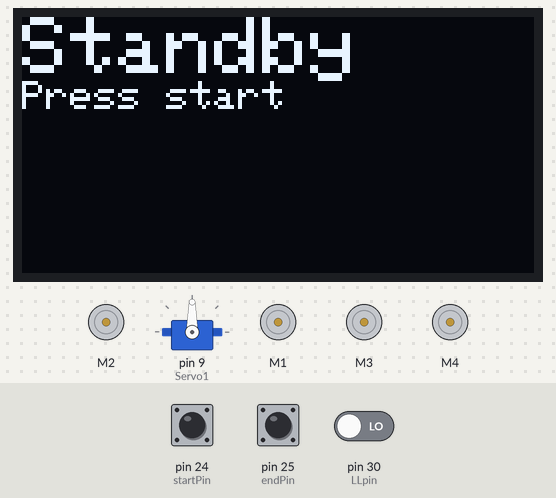
Recording of a sketch running on a simulated Arduino Mega 2560, built with avr-gcc and run on an emulated ATmega2560. Shown: 4 × DC motor (green arrow = forward, orange = backward, longer = faster), 128×64 one-colour display, servo. Inputs (shaded band) come from the test bench; at power-on: pin 24 (startPin) HIGH, pin 25 (endPin) HIGH, pin 30 (LLpin) LOW.

Above: at 2.8 s.
2.9 s: pin 24 (startPin) pulled LOW for 0.15 s
At 3.4 s:
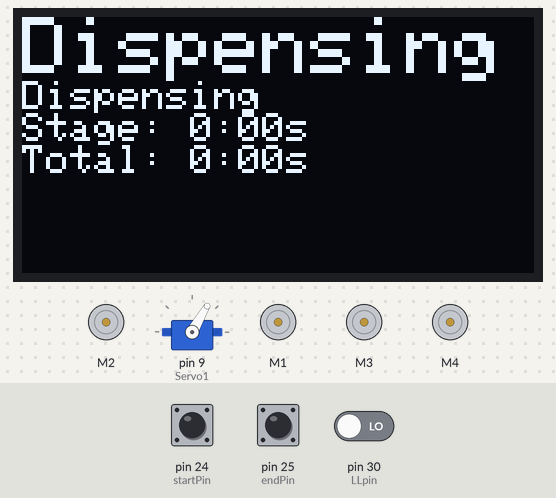
6.0 s: pin 25 (endPin) pulled LOW for 0.15 s
At 6.5 s:
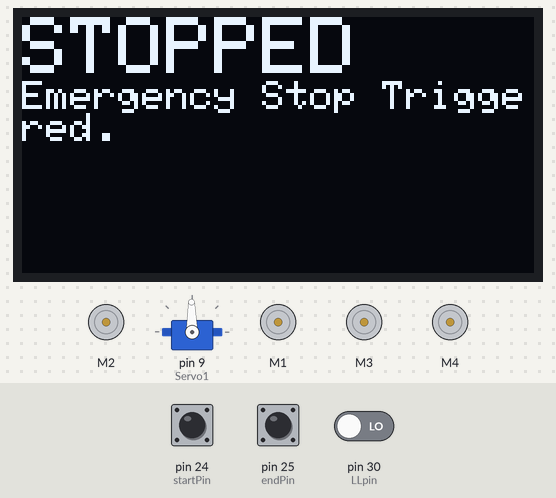
9.1 s: pin 24 (startPin) pulled LOW for 1 s
At 11.5 s:
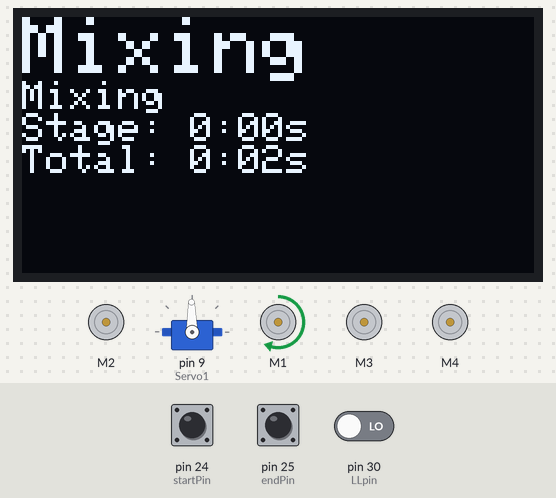
12.6 s: pin 25 (endPin) pulled LOW for 1 s
At 15.5 s:
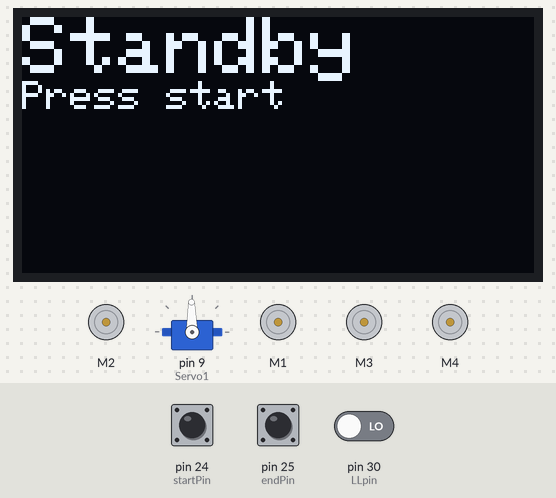
16.1 s: pin 25 (endPin) pulled LOW for 3.2 s
At 17.0 s:
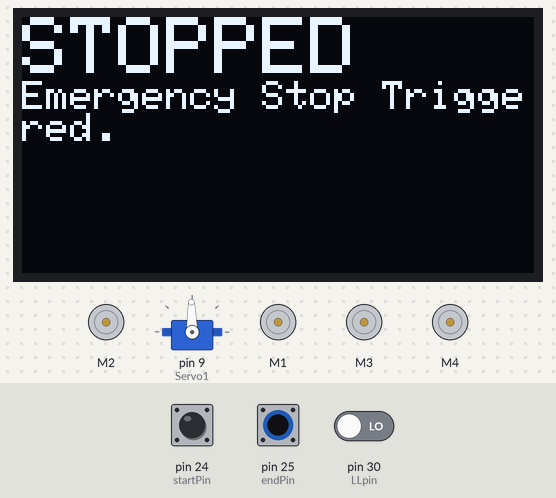
21.7 s: pin 24 (startPin) driven LOW and pin 30 (LLpin) driven HIGH
At 22.3 s:
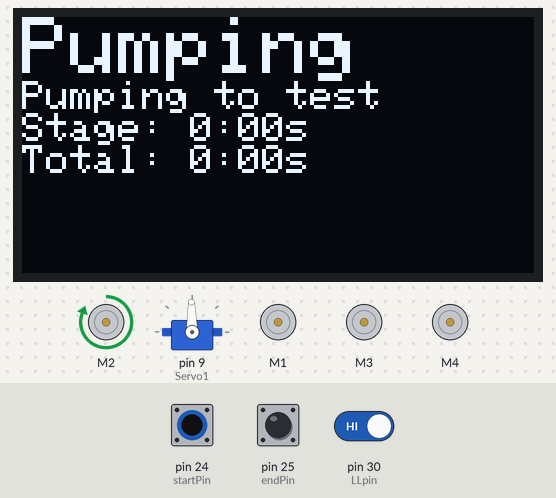
Timing chart, 0 to 24.7 s (numbered marks = the images above; inputs shaded):
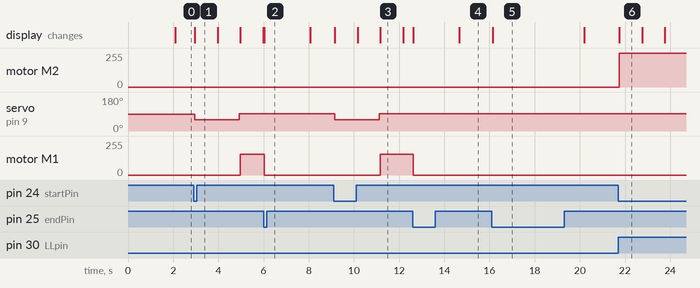

Measured:
- after the input at 2.9 s, servo on pin 9 (Servo1): 90° → 60° at once, → 91° 2.0 s later; motor M1: stopped → forward 155/255 after 2.1 s; the display: changes at once (image 1)
- after the input at 6.0 s, motor M1: forward 155/255 → stopped at once; the display: changes at once (image 2)
- after the input at 9.1 s, servo on pin 9 (Servo1): 91° → 60° at once, → 91° 2.0 s later; motor M1: stopped → forward 155/255 after 2.1 s; the display: first changes at once (image 3 shows a later state)
- after the input at 12.6 s, motor M1: forward 155/255 → stopped at once; the display: first changes at once (image 4 shows a later state)
- after the input at 16.1 s, the display: changes at once (image 5)
- after the input at 21.7 s, motor M2: stopped → forward 255/255 at once; the display: changes at once (image 6)
- what the display in image 3 shows lasts 1.0 s, from 11.2 s to 12.2 s

The sketch:

025_Combined.ino
```cpp
#include <Wire.h>
#include <Adafruit_GFX.h>
#include <Adafruit_SSD1306.h>
#include <AFMotor.h>
#include <Servo.h>
#include "GravityTDS.h" // Custom Library provided by manufacturer
// STATE DEFINITION

int standBy = 0;
int patientToTest = 1;
int dispensingAmylase = 2;
int filtering = 3;
int detection = 4;
int refilter = 5;
int finish = 6;

// GLOBAL VARIABLE DECLARATION

int cycleCounter = 0;
int currentState = -2;
float tdsValue;
float liquidLevel;
unsigned long startOfPPumpPumpingVersion1First;
unsigned long processBegin;
unsigned long finalTime;

// CONSTANT VARIABLE DECLARATION

// DC MOTOR
AF_DCMotor dcmotor(1);

//CONFIG SPUMP
AF_DCMotor spump(2);

//CONFIG DPUMP
AF_DCMotor dpump(3);

//CONFIG ppump
AF_DCMotor ppump(4);

// Define pins
  int LLpin = 30;

//The OLEDs you have in your kit are 0.96" I2C 128x64 Monochrome OLEDs
// 0.96" is the screen size, I2C is the protocol it uses to talk to the Arduino
#define SCREEN_WIDTH 128 // OLED display width, in pixels.
#define SCREEN_HEIGHT 64 // OLED display height, in pixels
#define OLED_RESET     -1 // Reset pin # (or -1 if sharing Arduino reset pin)
Adafruit_SSD1306 display(SCREEN_WIDTH, SCREEN_HEIGHT, &Wire, OLED_RESET);

#define OLED_I2C_ADDRESS 0x3C // !!IMPORTANT!!: If OLED does not show any text, switch this value to 0x3D

#define startPin 24
#define endPin 25


Servo Servo1;


#define tdsPin A2   // Define the pin the TDS sensor is connected to. Important: You MUST use an Analog Pin (A0-A9)
GravityTDS tds;     // Create object of GravityTDS class, same as you do for the motor/pumps

void displayOled(String header, String line1, float tds, float stageElapsed, float totalElapsed) {

  //clear display and set text size and initialize variables
  display.clearDisplay();

  display.setTextSize(2);
  display.setTextColor(SSD1306_WHITE);
  display.setCursor(0, 0);
  display.println(header);

  display.setTextSize(1);
  display.println(line1);

  //note to jacob (delete before submitting)
  //values and stirngs are very finnicky and concatination cannot just
  //be done with a + so the printing of stuff is quite interesting


  //another note
  //F is used when the value will not change because it saves the result
  //from being used in the arduinos s ram

  if (tds >= 0) {
    display.print(F("TDS: "));
    display.print(tds, 1);
    display.println(F(" ppm"));
  }

  if (stageElapsed >= 0) {
    int stageMin = (int)stageElapsed / 60;
    int stageSec = (int)stageElapsed % 60;

    display.print(F("Stage: "));
    display.print(stageMin);
    display.print(F(":"));

    // print an extra 0 if the second value is single digit
    if (stageSec < 10) display.print(F("0"));

    display.print(stageSec);
    display.println(F("s"));
  }

  if (totalElapsed >= 0) {
    int totalMin = (int)totalElapsed / 60;
    int totalSec = (int)totalElapsed % 60;

    display.print(F("Total: "));
    display.print(totalMin);
    display.print(F(":"));

    // print an extra 0 if the second value is single digit
    if (totalSec < 10) display.print(F("0"));

    display.print(totalSec);
    display.println(F("s"));
  }

  display.display();
}


void setup() {

  spump.setSpeed(0); // Just check how the pump works. You can increase or decrease the speed same as other motors/pumps.
  spump.run(RELEASE);

  pinMode(startPin, INPUT_PULLUP);
  pinMode(endPin, INPUT_PULLUP);

  tds.setPin(tdsPin);
  tds.setAref(5.0);       // The sensor needs to have the reference voltage for TDS calculation. For Arduino Mega, it is 5V

  // This defines the range of the Analog-to-Dgitial Converter (ADC) which reads the value using analogRead()
  // For Arduino Mega, its a 10-bit ADC, so 1024 values
  tds.setAdcRange(1024);
  tds.begin();


  Serial.begin(9600);

  //CONFIG OLED DISPLAY

  if(!display.begin(SSD1306_SWITCHCAPVCC, OLED_I2C_ADDRESS)) {
    Serial.println(F("SSD1306 allocation failed"));
    for(;;); // Don't proceed, loop forever if the OLED did not initialize
  }

  //CONFIG SERV

  Servo1.attach(9); // Pin 9 corresponds to SERVO_2 and Pin 10 corresponds to SER1 connector on the shield

}

void loop() {
  if(digitalRead(endPin) == LOW){
    //EMERGENCY STOP
    dcmotor.run(RELEASE);
    spump.run(RELEASE);
    dpump.run(RELEASE);
    ppump.run(RELEASE);
    Servo1.writeMicroseconds(1482);
    currentState = -1;
  }
  /*if(digitalRead(startPin) == LOW){
    currentState++;
  }*/
  // STATE 0
  if (currentState == 0){
    displayOled("Standby", "Press start", -1, -1, -1);

    // Check if START button is pressed
    if(digitalRead(startPin) == LOW)            // Check if the button is pressed Pin used is A5. You can use any Pin.
    {

        currentState = patientToTest;
        processBegin = millis();
        startOfPPumpPumpingVersion1First = millis();

    }

  }
  // STATE 1
  else if (currentState == 1){

    if(digitalRead(LLpin)==HIGH){
      displayOled("Pumping", "Pumping to test", -1, ((millis() - startOfPPumpPumpingVersion1First) / 1000), ((millis() - processBegin)/1000));

      spump.setSpeed(255); // Just check how the pump works. You can increase or decrease the speed same as other motors/pumps.
      spump.run(FORWARD);
    }else{
      spump.setSpeed(0); // Just check how the pump works. You can increase or decrease the speed same as other motors/pumps.
      spump.run(FORWARD);

      currentState = dispensingAmylase;
      startOfPPumpPumpingVersion1First = millis();
    }
  }
  // STATE 2
  else if (currentState == 2){
    if(millis() - startOfPPumpPumpingVersion1First >= (2000UL)){
      Servo1.writeMicroseconds(1482);
      startOfPPumpPumpingVersion1First = millis();
      currentState = 11;
    }else

    {
      displayOled("Dispensing", "Dispensing", -1, ((millis() - startOfPPumpPumpingVersion1First) / 1000), ((millis() - processBegin)/1000));


      //ROTATE SERVO
      Servo1.write(60);
      //delay(540*5);
      //Servo1.writeMicroseconds(1482);
      delay(20);
      //delay(2000);

      //Servo1.write(120);
      //delay(540);
      //Servo1.writeMicroseconds(1482);
      //

    }
  }

  else if (currentState == 11){
    if(millis() - startOfPPumpPumpingVersion1First >= (12000UL)){
      startOfPPumpPumpingVersion1First = millis();
      currentState = filtering;
      dcmotor.setSpeed(0);          // Set the motor speed here. The motor speed is a 8 bit number 0-255. Where 0 = 0% speed and 255 = 100% speed.
      dcmotor.run(RELEASE);
    }else

    {
      displayOled("Mixing", "Mixing", -1, ((millis() - startOfPPumpPumpingVersion1First) / 1000), ((millis() - processBegin)/1000));
      //BEGIN STIRRING
      dcmotor.setSpeed(155);          // Set the motor speed here. The motor speed is a 8 bit number 0-255. Where 0 = 0% speed and 255 = 100% speed.
      dcmotor.run(FORWARD);


      //ROTATE SERVO
      //delay(540*5);
      //Servo1.writeMicroseconds(1482);
      delay(20);
      //delay(2000);

      //Servo1.write(120);
      //delay(540);
      //Servo1.writeMicroseconds(1482);
      //

    }
  }
  // STATE 3
  else if (currentState == 3){

    tds.update();
    float tdsVal = tds.getTdsValue();

    ppump.setSpeed(255);
    ppump.run(FORWARD);
    unsigned long ctime = millis();
    //continue running until necessary amoung of time elapsed

    if(ctime - startOfPPumpPumpingVersion1First >= (20000UL)){
      startOfPPumpPumpingVersion1First = millis();
      currentState = detection;
    }else{
      displayOled("Filtering", "Removing contaminants", tdsVal, ((ctime - startOfPPumpPumpingVersion1First)/(1000)), ((millis() - processBegin)/1000));
      delay(20);
    }
  }
  // STATE 4
  else if (currentState == 4){
    ppump.run(RELEASE);
    tds.update();
    float tdsVal = tds.getTdsValue();
    displayOled("Detecting TDS", "Retrieving values from TDS sensor", tdsVal, -1, -1);

    delay(1000);

    currentState = 5;
  }
  // STATE 5
  else if (currentState == 5){
    tds.update();
    float tdsVal = tds.getTdsValue();

    ppump.setSpeed(240);
    ppump.run(BACKWARD);
    unsigned long ctime = millis();
    //continue running until necessary amoung of time elapsed

    if(ctime - startOfPPumpPumpingVersion1First >= (20000UL)){
      ppump.run(RELEASE);
      if(cycleCounter >= 1){
        currentState = 6;
        startOfPPumpPumpingVersion1First = millis();
      } else {
        cycleCounter++;
        currentState = filtering;
        startOfPPumpPumpingVersion1First = millis();
      }


    }else{
      displayOled("Re-Filtering", "Cycling", tdsVal, ((ctime - startOfPPumpPumpingVersion1First)/(1000)), ((millis() - processBegin)/(1000)));
      delay(500);
    }


  }
  // STATE 6
  else if (currentState == 6){

    displayOled("Finishing", "Returning blood to patient", -1, ((millis() - startOfPPumpPumpingVersion1First)/(1000)), ((millis() - processBegin)/(1000)));
    dpump.setSpeed(230);
    dpump.run(FORWARD);

    ppump.setSpeed(240);
    ppump.run(FORWARD);
    if (millis() - startOfPPumpPumpingVersion1First >= 120000UL){
    dpump.run(RELEASE);
    ppump.run(RELEASE);
    cycleCounter = 0;
    currentState = -3;
    finalTime = millis();
    }
  }else if(currentState == -1){
    displayOled("STOPPED", "Emergency Stop Triggered.", -1, -1, -1);
    delay(2000);
    currentState = 0;
  }else if(currentState == -2){
    display.clearDisplay();

    display.setTextSize(6);
    display.setTextColor(SSD1306_WHITE);
    display.setCursor(12, 0);
    display.println(F("025"));
    display.setTextSize(1);
    display.println(F("Artificial Kidney"));
    display.display();
    delay(2000);
    currentState = 0;
  }else if(currentState == -3){
    display.clearDisplay();

    display.setTextSize(2);
    display.setTextColor(SSD1306_WHITE);
    display.setCursor(0, 0);
    display.println(F("Finished"));
    display.setTextSize(1);
    display.println(F("Final Cycle Time: "));

    long totalElapsed = ((finalTime - processBegin)/(1000));

    int totalMin = (int)totalElapsed / 60;
    int totalSec = (int)totalElapsed % 60;

    display.print(totalMin);
    display.print(F(":"));

    // print an extra 0 if the second value is single digit
    if (totalSec < 10) display.print(F("0"));

    display.print(totalSec);
    display.println(F("s"));

    display.display();
    delay(2000);
    currentState = 0;
  }
}
```
